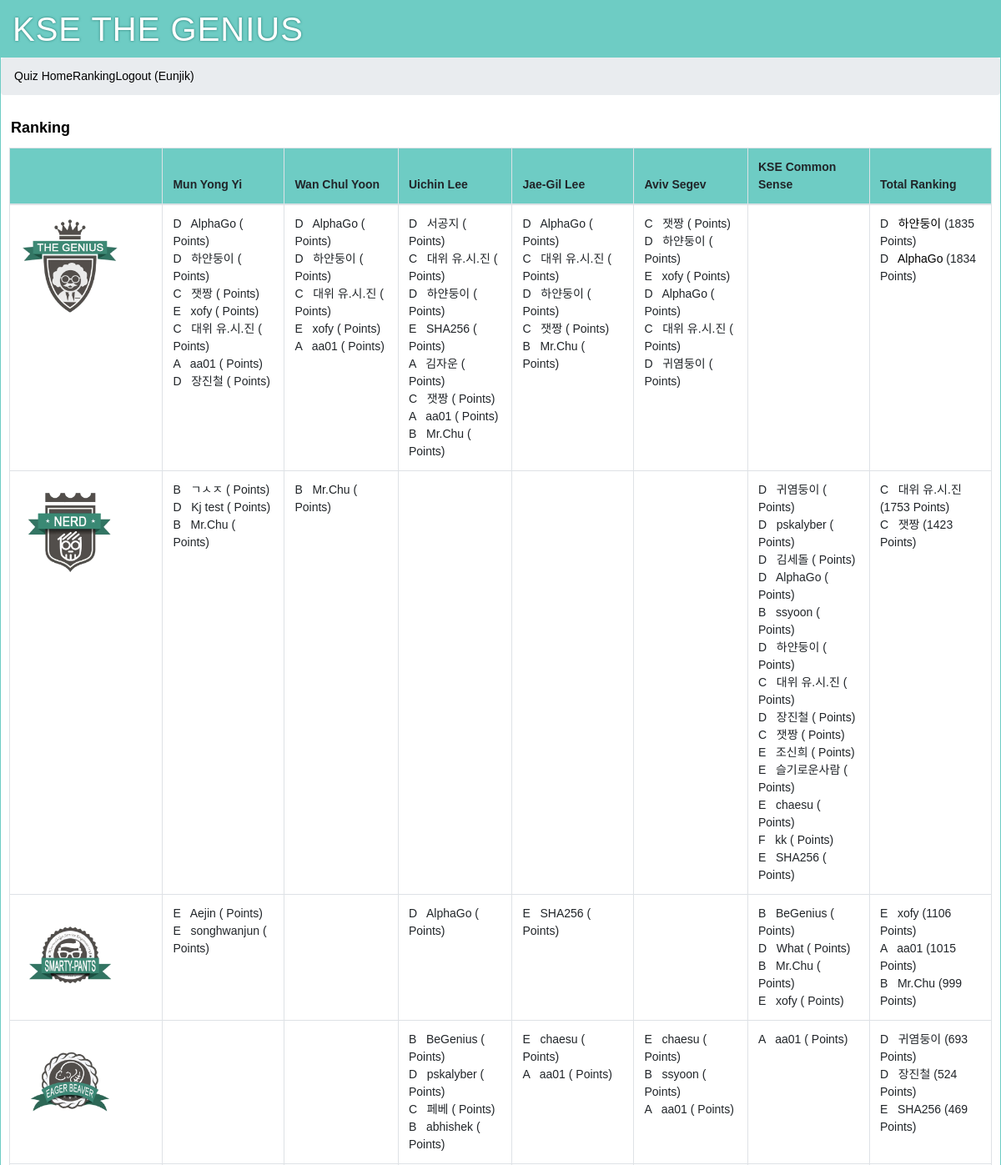
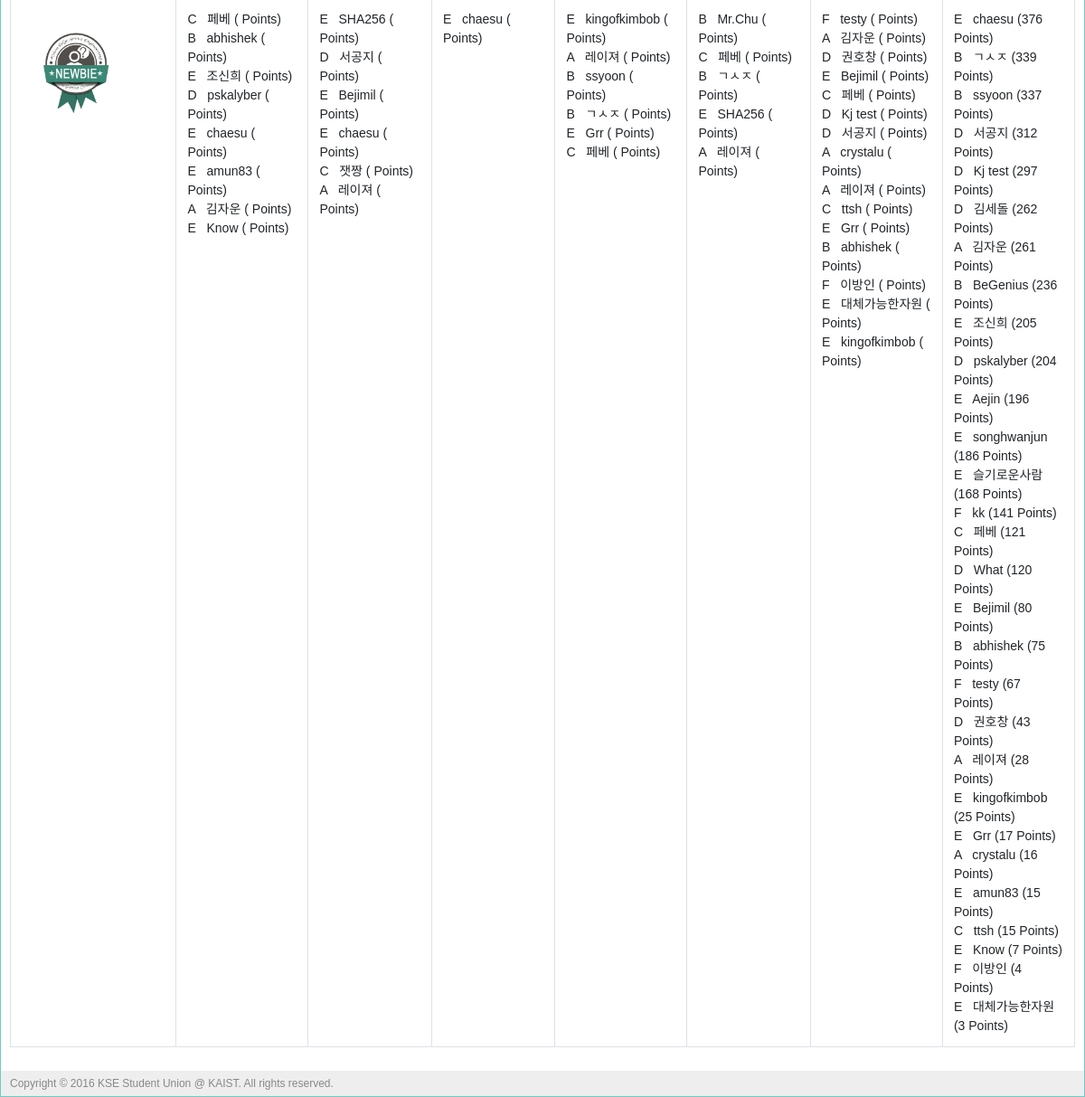
Page /ranking (signed in) on the committed database (2 pictures, top to bottom).
### tables this page shows
CREATE TABLE "user" (
	`user_id`	integer PRIMARY KEY AUTOINCREMENT,
	`username`	string NOT NULL,
	`name`	string NOT NULL,
	`class`	INTEGER,
	`pw_hash`	string NOT NULL,
	`munyi_point`	integer DEFAULT 0,
	`munyi_last_quiz`	integer DEFAULT 0,
	`wcyoon_point`	integer DEFAULT 0,
	`wcyoon_last_quiz`	integer DEFAULT 0,
	`uclee_point`	integer DEFAULT 0,
	`uclee_last_quiz`	integer DEFAULT 0,
	`jaegil_point`	integer DEFAULT 0,
	`jaegil_last_quiz`	integer DEFAULT 0,
	`aviv_point`	integer DEFAULT 0,
	`aviv_last_quiz`	integer DEFAULT 0,
	`kse_point`	INTEGER DEFAULT 0,
	`kse_last_quiz`	INTEGER DEFAULT 0,
	`total_point`	integer DEFAULT 0
);

### main.py (the view)
@app.route('/')
@app.route('/ranking')
def ranking(post_id=None):
    MUNYI_QUIZ_CNT[1] = query_db('''SELECT count(id) FROM quiz WHERE professor_id="munyi"''', one=True)['count(id)']
    WCYOON_QUIZ_CNT[1] = query_db('''SELECT count(id) FROM quiz WHERE professor_id="wcyoon"''', one=True)['count(id)']
    UCLEE_QUIZ_CNT[1] = query_db('''SELECT count(id) FROM quiz WHERE professor_id="uclee"''', one=True)['count(id)']
    JAEGIL_QUIZ_CNT[1] = query_db('''SELECT count(id) FROM quiz WHERE professor_id="jaegil"''', one=True)['count(id)']
    AVIV_QUIZ_CNT[1] = query_db('''SELECT count(id) FROM quiz WHERE professor_id="aviv"''', one=True)['count(id)']
    KSE_QUIZ_CNT[1] = query_db('''SELECT count(id) FROM quiz WHERE professor_id="kse"''', one=True)['count(id)']
    TOTAL_MAX_POINT[1] = query_db('''SELECT SUM(quiz_value) FROM quiz''', one=True)['SUM(quiz_value)']
    total_score = collections.OrderedDict()
    total_score['genius'] = getUserList(80, 100)
    total_score['nerd'] = getUserList(60, 80)
    total_score['smarty-pants'] = getUserList(40, 60)
    total_score['eager_beaver'] = getUserList(20, 40)
    total_score['newbie'] = getUserList(0, 20)
    return render_template('ranking.html', total_score = total_score)

### main.py (called while the page is built)
def connect_db():
    return sqlite3.connect(app.config['DATABASE'])

def query_db(query, args=(), one=False):
    cur = g.db.execute(query, args)
    rv = [dict((cur.description[idx][0], value)
               for idx, value in enumerate(row)) for row in cur.fetchall()]
    return (rv[0] if rv else None) if one else rv

@app.before_request
def before_request():
    g.db = connect_db()
    g.user = None
    if 'user_id' in session:
        g.user = query_db('select * from user where user_id = ?',
                          [session['user_id']], one=True)

@app.teardown_request
def teardown_request(exception):
    if hasattr(g, 'db'):
        g.db.close()

### templates/ranking.html (shortened to what this page needs)
{% extends "layout.html" %}
{% block title %}
    Ranking
{% endblock %}
{% block body %}
	<div class="page-title">
		<span>{{ self.title() }}</span>
	</div>
	<div class="table-responsive">
  	<table class="table table-bordered table-hover">
		<thead>
  			<tr style="background-color: #6ECCC4;">
  				<th></th>
  				<th>Mun Yong Yi</th>
  				<th>Wan Chul Yoon</th>
  				<th>Uichin Lee</th>
  				<th>Jae-Gil Lee</th>
  				<th>Aviv Segev</th>
  				<th>KSE Common Sense</th>
  				<th>Total Ranking</th>
  			</tr>
  		</thead>
  		<tbody>
			{% for badge, score in total_score.items() %}
			<tr>
				<td class="col-md-1">
					{% if badge=="newbie" %}
						<img src="{{ url_for('static', filename='img/badges/badge_1_newbie.png') }}" alt="Newbie" width="120px">
					{% elif badge=="eager_beaver" %}
						<img src="{{ url_for('static', filename='img/badges/badge_2_eager_beaver.png') }}" alt="Eager Beaver" width="120px">
					{% elif badge=="smarty-pants" %}
						<img src="{{ url_for('static', filename='img/badges/badge_3_smarty-pants.png') }}" alt="Smarty Pants" width="120px">
					{% elif badge=="nerd" %}
						<img src="{{ url_for('static', filename='img/badges/badge_4_nerd.png') }}" alt="Nerd" width="120px">
					{% elif badge=="genius" %}
						<img src="{{ url_for('static', filename='img/badges/badge_5_genius.png') }}" alt="Genius" width="120px">
					{% endif %}
				</td>
				{% for prof, rankers in score.items() %}
					<td class="post-table-title col-md-1">
						{% for ranker in rankers %}
							<span class="post-table-title">
								{% if g.user['username'] == ranker['username'] %}
									{% if ranker['class'] == 'A' %}
										<span class="label label-danger">
									{% elif ranker['class'] == 'B' %}
										<span class="label label-warning">
									{% elif ranker['class'] == 'C' %}
										<span class="label label-info">
									{% elif ranker['class'] == 'D' %}
										<span class="label label-primary">
									{% else %}
										<span class="label label-default">
									{% endif %}
										{{ ranker['class'] }}
									</span>&nbsp;
									<strong>
									<span class="label label-success">{{ ranker['username'] }}
									{% if prof == 'total_point' %}
										({{ ranker['total_point'] }} Points)
									{% endif %}
									</span>
									</strong>
								{% else %}
									{% if ranker['class'] == 'A' %}
										<span class="label label-danger">
									{% elif ranker['class'] == 'B' %}
										<span class="label label-warning">
									{% elif ranker['class'] == 'C' %}
										<span class="label label-info">
									{% elif ranker['class'] == 'D' %}
										<span class="label label-primary">
									{% else %}
										<span class="label label-default">
									{% endif %}
										{{ ranker['class'] }}
									</span>&nbsp;
									{% if prof == 'total_point' and badge=="genius" %}
										<a href="#" data-toggle="tooltip" title="{{ ranker['name'] }}">
										{{ ranker['username'] }}
										</a>
									{% else %}
										{{ ranker['username'] }}
									{% endif %}
									({{ ranker['total_point'] }} Points)
								{% endif %}
							</span>
						<br>
						{% endfor %}
					</td>
				{% endfor %}
			</tr>
			{% endfor %}
  		</tbody>
	</table>
	</div>
{% endblock %}

### templates/layout.html (shortened to what this page needs)
<!doctype html>
<html>
<head>
	<link rel="stylesheet" type="text/css" href="{{ url_for('static', filename='css/bootstrap.min.css') }}">
	<link rel="stylesheet" type="text/css" href="{{ url_for('static', filename='css/style.css') }}">
</head>
<div class="page">
	<h1>KSE THE GENIUS</h1>
	<ol class="breadcrumb">
		{% if g.user %}
		<li class="active"><a href="{{ url_for('course') }}">Quiz Home</a></li>
		<li class="active"><a href="{{ url_for('ranking') }}">Ranking</a></li>
		<li><a href="{{ url_for('logout') }}">Logout ({{ g.user.username }})</a></li>
		{% else %}
		<li class="active"><a href="{{ url_for('register') }}">Sign Up</a></li>
		<li><a href="{{ url_for('login') }}">Sign In</a></li>
		{% endif %}
	</ol>
	<div class="body">{% block body %}{% endblock %}</div>
	<div class="footer">Copyright © 2016 KSE Student Union @ KAIST. All rights reserved.</div>
</div>
</html>

### static/css/style.css (style rules this page uses)
a { color: black; }
a, a:focus, a:hover, a:active { outline: 0; text-decoration: none; }
div.page { background: white; border: 1px solid #6ECCC4; margin: auto; overflow-y: hidden; }
div.page h1 { background: #6ECCC4; margin: 0; padding: 10px 14px; color: white; letter-spacing: 1px; text-shadow: 0 0 3px #24776F; font-weight: normal; }
div.page div.body { padding: 10px; }
div.page div.footer { background: #eee; color: #888; padding: 5px 10px; font-size: 12px; }
div.page-title { font-size: 18px; color: black; font-weight: bold; margin: 0px 0px 10px 2px; }

### rows in the picture
user: user.username "Eunjik"
user: class "D", username "AlphaGo", total_point "1834"
user: class "D", username "하얀둥이", total_point "1835"
user: class "C", username "잿짱", total_point "1423"
user: class "E", username "xofy", total_point "1106"
user: class "C", username "대위 유.시.진", total_point "1753"
user: class "A", username "aa01", total_point "1015"
user: class "D", username "장진철", total_point "524"
user: class "D", username "서공지", total_point "312"
user: class "E", username "SHA256", total_point "469"
user: class "A", username "김자운", total_point "261"
user: class "B", username "Mr.Chu", total_point "999"
user: class "D", username "귀염둥이", total_point "693"
user: class "B", username "ㄱㅅㅈ", total_point "339"
user: class "D", username "Kj test", total_point "297"
user: class "D", username "pskalyber", total_point "204"
user: class "D", username "김세돌", total_point "262"
user: class "B", username "ssyoon", total_point "337"
user: class "E", username "조신희", total_point "205"
user: class "E", username "슬기로운사람", total_point "168"
user: class "E", username "chaesu", total_point "376"
user: class "F", username "kk", total_point "141"
user: class "E", username "Aejin", total_point "196"
user: class "E", username "songhwanjun", total_point "186"
user: class "B", username "BeGenius", total_point "236"
user: class "D", username "What", total_point "120"
user: class "C", username "페베", total_point "121"
user: class "B", username "abhishek", total_point "75"
user: class "E", username "amun83", total_point "15"
user: class "E", username "Know", total_point "7"
user: class "E", username "Bejimil", total_point "80"
user: class "A", username "레이져", total_point "28"
user: class "E", username "kingofkimbob", total_point "25"
user: class "E", username "Grr", total_point "17"
user: class "F", username "testy", total_point "67"
user: class "D", username "권호창", total_point "43"
user: class "A", username "crystalu", total_point "16"
user: class "C", username "ttsh", total_point "15"
user: class "F", username "이방인", total_point "4"
user: class "E", username "대체가능한자원", total_point "3"
